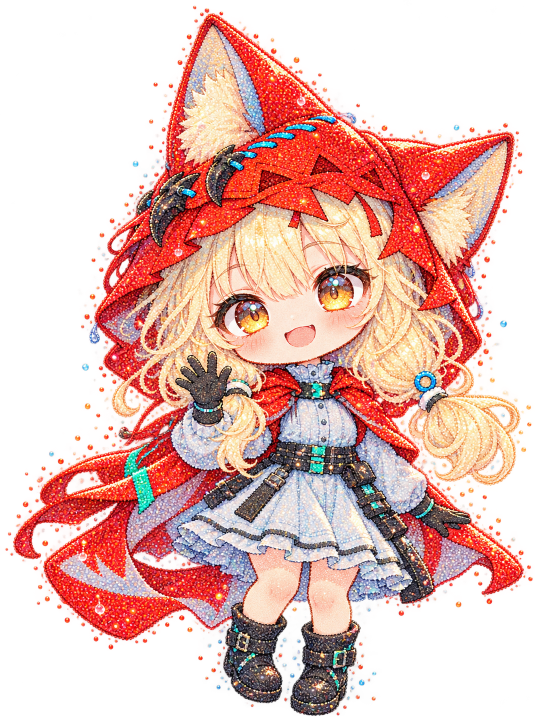
#> input picture assets/originals/rossi-particle-portrait.png, 1086 x 1448 px (shown at 1/2 size)
$ python prepare-particles.py
#> lines starting #> are read from the running program, lines starting #| are printed output that depends on the picture
"""由粒子像原稿生成 public/scripts/particle-data.js（需要 Pillow）。

用法：python scripts/prepare-particles.py
不改变原始 PNG；仅在调整粒子像插画后需要重新运行。
"""
from pathlib import Path
from PIL import Image
import json
root=Path(__file__).resolve().parents[1]
src=root/'assets/originals/rossi-particle-portrait.png'
im=Image.open(src).convert('RGBA')
#> im is the input picture: PIL image 1086x1448 RGBA; mean R, G, B, A 126, 75.3, 67.2, 131.5
bbox=im.getchannel('A').getbbox()
#> bbox = (0, 0, 1080, 1448)
im=im.crop(bbox)
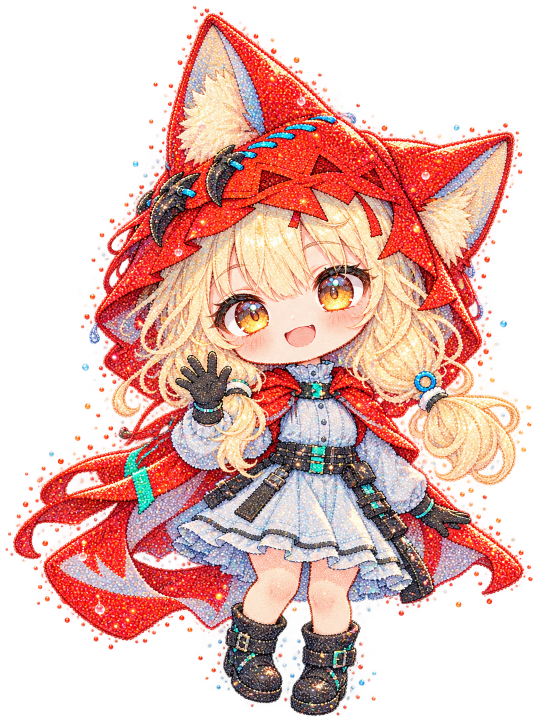
#> im: PIL image 1080x1448 RGBA (shown at 1/2 size); mean R, G, B, A 126.7, 75.7, 67.6, 132.2; transparent parts drawn white
im.thumbnail((420,560),Image.Resampling.LANCZOS)
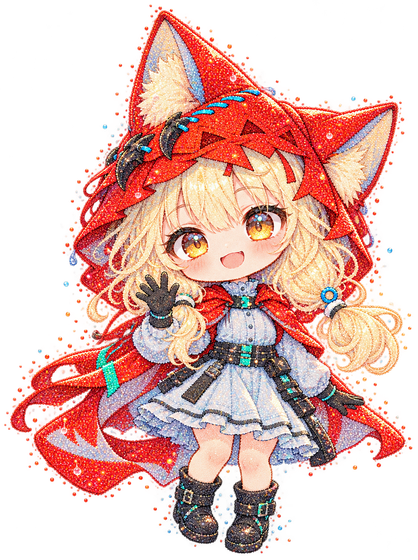
#> im: PIL image 418x560 RGBA; mean R, G, B, A 124.5, 75.2, 67.2, 132.3; transparent parts drawn white
points=[]
for y in range(1,im.height,3):
 for x in range(1,im.width,3):
  r,g,b,a=im.getpixel((x,y))
  if a>95:
   points.append([x,y,r,g,b,a])
#> after the loop, points = 13744 items, first 6: [160, 7, 253, 109, 47, 233], [157, 10, 225, 17, 17, 103], [172, 10, 243, 40, 15, 153], [160, 13, 239, 82, 21, 255], [163, 13, 248, 139, 74, 250], [166, 13, 246, 185, 146, 250]
out=root/'public/scripts/particle-data.js'
out.write_text('window.ROSSI_PARTICLE_DATA='+json.dumps({'width':im.width,'height':im.height,'points':points},separators=(',',':'))+';\n',encoding='utf-8')
print('Particle samples:',len(points),'size:',im.size,'->',out.relative_to(root))
#| Particle samples: 13744 size: (418, 560) -> public/scripts/particle-data.js

$ run again, with assets/originals/rain-cat.png copied over assets/originals/rossi-particle-portrait.png
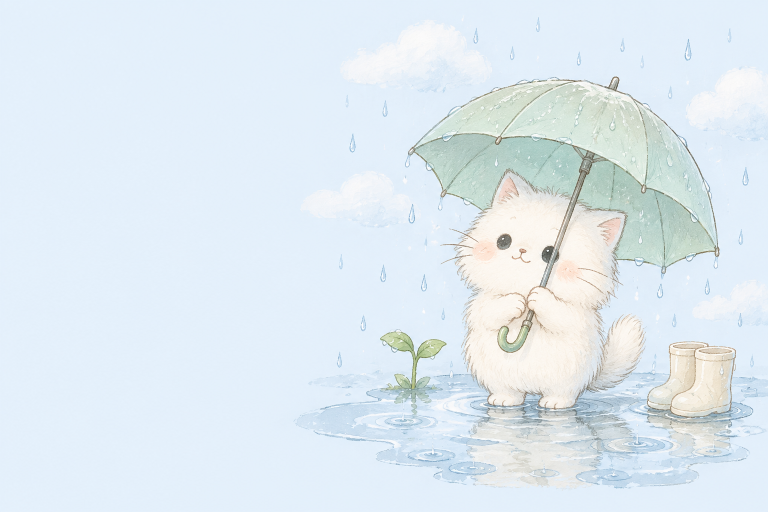
#> input picture assets/originals/rain-cat.png, 1536 x 1024 px (shown at 1/2 size)
#> bbox = (0, 0, 1536, 1024)
#> `im.thumbnail((420,560),Image.Resampling.LANCZOS)`:
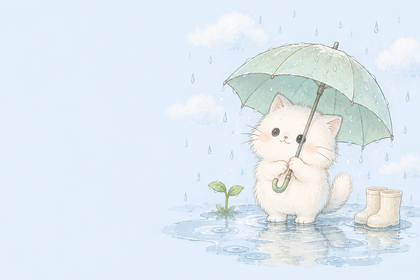
#> im: PIL image 420x280 RGBA; mean R, G, B, A 223.7, 234.5, 241.6, 255
#> after the loop `for y in range(1,im.height,3):`: points = 13020 items, first 6: [1, 1, 227, 240, 251, 255], [4, 1, 228, 240, 251, 255], [7, 1, 228, 240, 251, 255], [10, 1, 228, 239, 251, 255], [13, 1, 228, 240, 252, 255], [16, 1, 228, 240, 252, 255]
#| Particle samples: 13020 size: (420, 280) -> public/scripts/particle-data.js

$ run again, with assets/originals/rain-cg-boats.png copied over assets/originals/rossi-particle-portrait.png
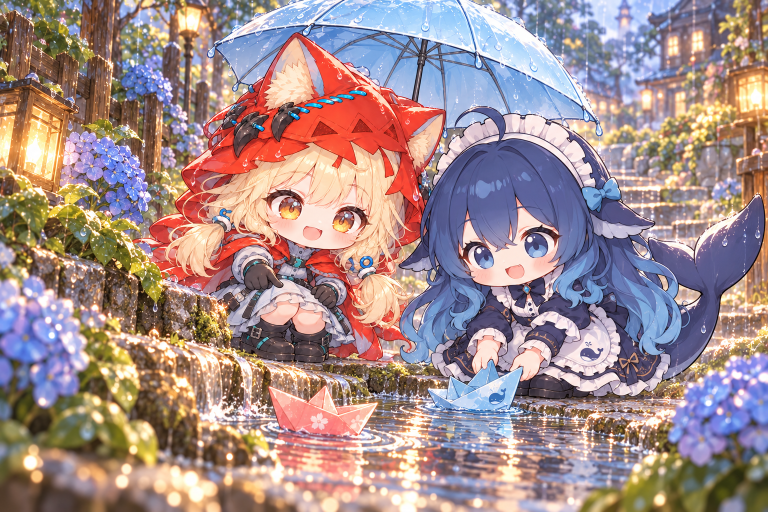
#> input picture assets/originals/rain-cg-boats.png, 1536 x 1024 px (shown at 1/2 size)
#> bbox = (0, 0, 1536, 1024)
#> `im.thumbnail((420,560),Image.Resampling.LANCZOS)`:
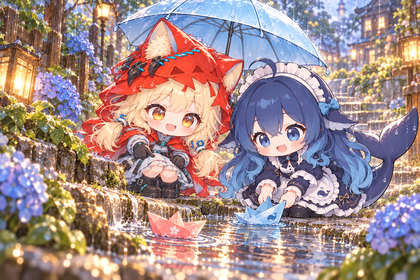
#> im: PIL image 420x280 RGBA; mean R, G, B, A 163.2, 140.4, 140.2, 255
#> after the loop `for y in range(1,im.height,3):`: points = 13020 items, first 6: [1, 1, 113, 123, 107, 255], [4, 1, 106, 115, 129, 255], [7, 1, 63, 75, 55, 255], [10, 1, 95, 101, 80, 255], [13, 1, 68, 69, 42, 255], [16, 1, 112, 117, 69, 255]
#| Particle samples: 13020 size: (420, 280) -> public/scripts/particle-data.js

$ run again, with assets/originals/rain-cg-splash.png copied over assets/originals/rossi-particle-portrait.png
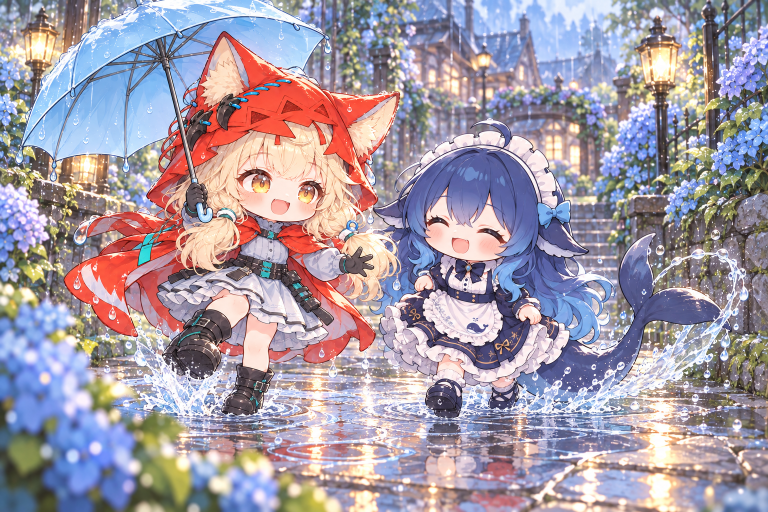
#> input picture assets/originals/rain-cg-splash.png, 1536 x 1024 px (shown at 1/2 size)
#> bbox = (0, 0, 1536, 1024)
#> `im.thumbnail((420,560),Image.Resampling.LANCZOS)`:
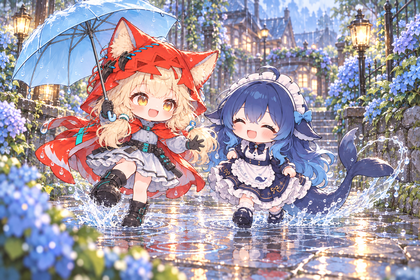
#> im: PIL image 420x280 RGBA; mean R, G, B, A 164, 153.5, 165.9, 255
#> after the loop `for y in range(1,im.height,3):`: points = 13020 items, first 6: [1, 1, 87, 106, 118, 255], [4, 1, 77, 79, 91, 255], [7, 1, 137, 156, 188, 255], [10, 1, 75, 85, 93, 255], [13, 1, 87, 107, 124, 255], [16, 1, 108, 118, 141, 255]
#| Particle samples: 13020 size: (420, 280) -> public/scripts/particle-data.js
